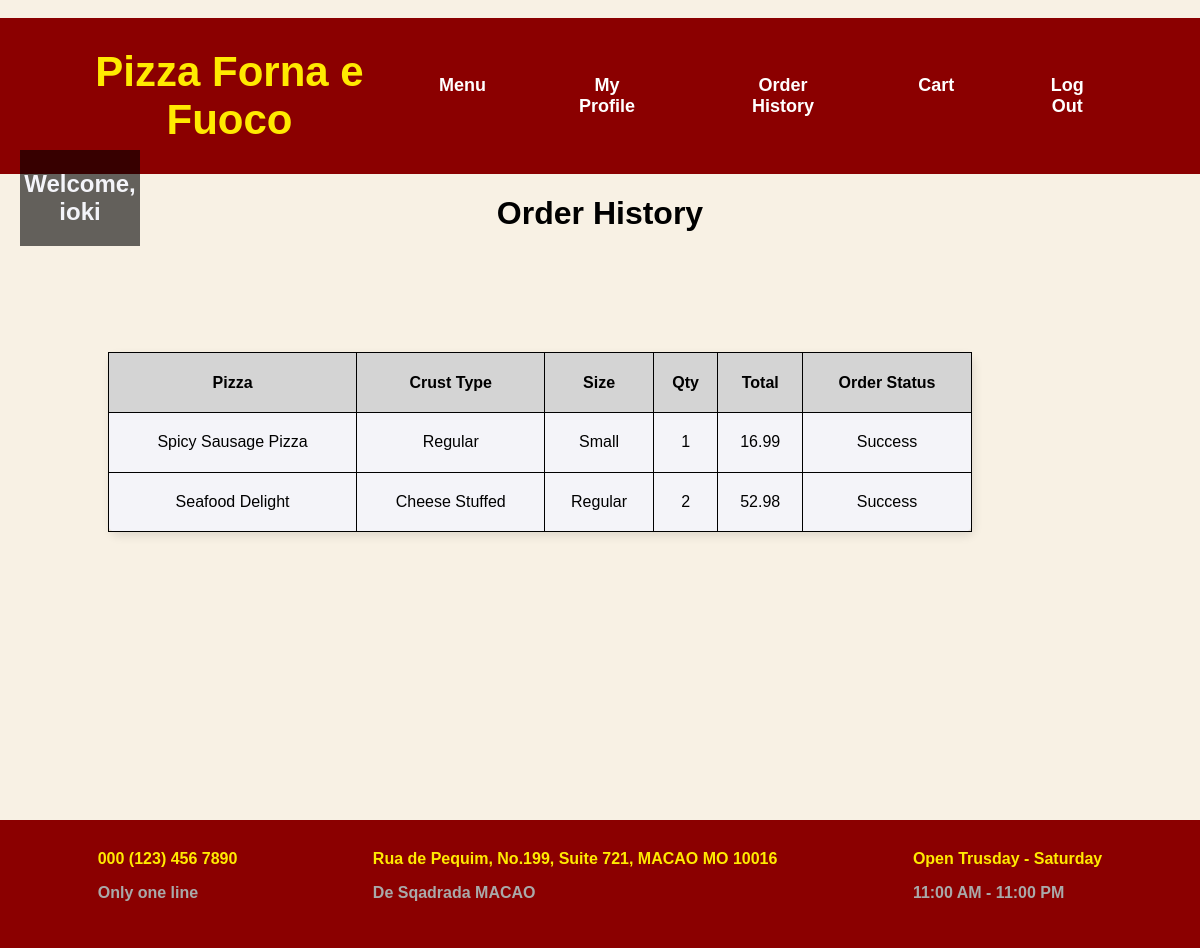
The app's page /Pizza_Project_PHP/orderHistory.php (signed in) with its own data.
### tables this page shows
CREATE TABLE `orderdetails` (
  `order_id` smallint(6) NOT NULL,
  `pizza_id` smallint(6) NOT NULL,
  `crust_id` smallint(6) NOT NULL,
  `size_id` smallint(6) NOT NULL,
  `quantity` tinyint(4) NOT NULL CHECK (`quantity` > 0),
  `line_total_price` decimal(5,2) NOT NULL CHECK (`line_total_price` >= 0),
  PRIMARY KEY (`order_id`,`pizza_id`,`crust_id`,`size_id`),
  KEY `pizza_id` (`pizza_id`),
  KEY `size_id` (`size_id`),
  KEY `crust_id` (`crust_id`),
  CONSTRAINT `orderdetails_ibfk_1` FOREIGN KEY (`order_id`) REFERENCES `customerorders` (`order_id`),
  CONSTRAINT `orderdetails_ibfk_2` FOREIGN KEY (`pizza_id`) REFERENCES `pizza` (`pizza_id`),
  CONSTRAINT `orderdetails_ibfk_3` FOREIGN KEY (`size_id`) REFERENCES `pizzasize` (`size_id`),
  CONSTRAINT `orderdetails_ibfk_4` FOREIGN KEY (`crust_id`) REFERENCES `crusttype` (`crust_id`)
);

CREATE TABLE `pizza` (
  `pizza_id` smallint(6) NOT NULL AUTO_INCREMENT,
  `pizza_name` varchar(50) NOT NULL,
  `description` varchar(500) NOT NULL,
  `category_id` smallint(6) NOT NULL,
  `base_price` decimal(5,2) NOT NULL CHECK (`base_price` >= 0),
  PRIMARY KEY (`pizza_id`),
  KEY `category_id` (`category_id`),
  CONSTRAINT `pizza_ibfk_1` FOREIGN KEY (`category_id`) REFERENCES `category` (`category_id`)
);

CREATE TABLE `crusttype` (
  `crust_id` smallint(6) NOT NULL AUTO_INCREMENT,
  `crust_type` varchar(20) NOT NULL,
  `crust_price` decimal(5,2) NOT NULL CHECK (`crust_price` >= 0),
  PRIMARY KEY (`crust_id`)
);

CREATE TABLE `pizzasize` (
  `size_id` smallint(6) NOT NULL AUTO_INCREMENT,
  `pizza_size` varchar(20) NOT NULL,
  `size_price` decimal(5,2) NOT NULL CHECK (`size_price` >= 0),
  PRIMARY KEY (`size_id`)
);

CREATE TABLE `customerorders` (
  `order_id` smallint(6) NOT NULL AUTO_INCREMENT,
  `order_date` date DEFAULT curdate(),
  `total_price` decimal(7,2) DEFAULT NULL CHECK (`total_price` >= 0),
  `customer_id` smallint(6) NOT NULL,
  `payment_status` enum('Y','N','R') DEFAULT NULL,
  `order_status` enum('Success','Cancelled') DEFAULT 'Success',
  PRIMARY KEY (`order_id`),
  KEY `customer_id` (`customer_id`),
  CONSTRAINT `customerorders_ibfk_1` FOREIGN KEY (`customer_id`) REFERENCES `customer` (`customer_id`)
);

### Pizza_Project_PHP/orderHistory.php (the view, shortened to what this page needs)
<!DOCTYPE html>
<html lang="en" xmlns="http://www.w3.org/1999/xhtml">
<head>
    <link rel="stylesheet" href="style/pizza.css" type="text/css">
<?php
    require 'pdo_connection.php';
    $currentCustomerID = $_SESSION['currentID'];
$detailsSql = "SELECT p.pizza_name, c.crust_type, ps.pizza_size, od.quantity, od.line_total_price, co.order_status
               FROM OrderDetails od
               JOIN CustomerOrders co ON od.order_id = co.order_id
               JOIN Pizza p ON od.pizza_id = p.pizza_id
               JOIN CrustType c ON od.crust_id = c.crust_id
               JOIN PizzaSize ps ON od.size_id = ps.size_id
               WHERE co.customer_id = '$currentCustomerID'
               AND co.order_status != 'Cancelled'";
$result = $pdo->query($detailsSql);
?>
</head>
<body>
<div class="welcome"><h2>Welcome, <?php echo $_SESSION['currentName']; ?></h2></div>
<h1> Order History</h1>
<div class="orderHistory_continer">
<table>
     <tr>
         <th>Pizza</th>
         <th>Crust Type</th>
         <th>Size</th>
         <th>Qty</th>
         <th>Total</th>
         <th>Order Status</th>
     </tr>
     <?php while ($orderHistory = $result->fetch()) {?>
     <tr>
         <td><?= htmlspecialchars ($orderHistory['pizza_name']) ?></td>
         <td><?= htmlspecialchars ($orderHistory['crust_type']) ?></td>
         <td><?= htmlspecialchars ($orderHistory['pizza_size']) ?></td>
         <td><?= htmlspecialchars ($orderHistory['quantity']) ?></td>
         <td><?= htmlspecialchars ($orderHistory['line_total_price']) ?></td>
         <td><?= htmlspecialchars ($orderHistory['order_status']) ?></td>
     </tr>
     <?php } ?>
</table>
</div>
</body>
</html>

### Pizza_Project_PHP/style/pizza.css (style rules this page uses)
.header { background-color: #8B0000; padding: 30px; color: #FFEA00; font-size: 24px; font-weight: bold; display: flex; justify-content: space-between; align-items: center; }
.nav { display: flex; }
.nav a { color: #fff; text-decoration: none; font-size: 18px; margin-right: 60px; padding: 0 10px; }
.footer { background-color: #8B0000; color: #FFEA00; display: flex; justify-content: space-around; align-items: center; padding: 30px; font-weight: bold; }
.footer div { text-align: left; }
.cart_continer th,td { border: 1px solid black; padding: 8px; text-align: center; }
.welcome { position: absolute; top: 150px; left: 20px; width: 10%; color: #f4f4f9; background-color: rgba(0, 0, 0, 0.6); }
.orderHistory_continer { height: 450px; width: 90%; margin-top: 10%; font-size: 16px; font-weight: normal; display: flex; justify-content: center; }
.orderHistory_continer table { height: 40%; width: 80%; border-collapse: collapse; background-color: #f4f4f9; box-shadow:2px 4px 10px rgba(0, 0, 0, 0.1); border-radius: 8px; }
.orderHistory_continer th, td { border: 1px solid black; padding: 8px; text-align: center; }
.orderHistory_continer th { background-color: #D4D4D4; }

### records on screen
orderdetails: pizza.pizza_name "Spicy Sausage Pizza", crust.crust_type "Regular", size.pizza_size "Small", quantity "1", line_total_price "16.99", order.order_status "Success"
orderdetails: pizza.pizza_name "Seafood Delight", crust.crust_type "Cheese Stuffed", size.pizza_size "Regular", quantity "2", line_total_price "52.98", order.order_status "Success"

### other values on screen
$_SESSION['currentName'] "ioki"
